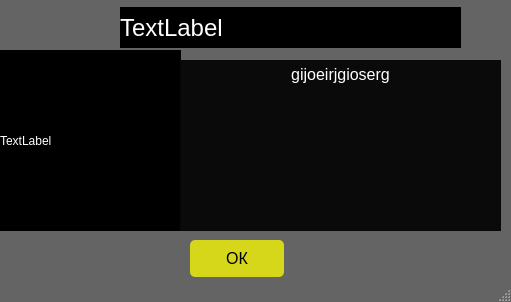
<?xml version="1.0" encoding="UTF-8"?>
<ui version="4.0">
 <class>MainWindow</class>
 <widget class="QMainWindow" name="MainWindow">
  <property name="geometry">
   <rect>
    <x>0</x>
    <y>0</y>
    <width>511</width>
    <height>302</height>
   </rect>
  </property>
  <property name="windowTitle">
   <string>Будильник</string>
  </property>
  <property name="styleSheet">
   <string notr="true">QMainWindow {
	color: rgb(255, 255, 255);
	background-color: rgba(10, 10, 10, 100);
}

QTextEdit {
	color: rgb(255, 255, 255);
	background-color: rgb(10, 10, 10);
	border-color: rgb(10, 10, 10);
}

QLabel {
	background-color: rgb(0, 0, 0);
	border-color: rgb(10, 10, 10);
	color: rgb(255, 255, 255);
}

QPushButton {
	color: rgb(0, 0, 0);
	background-color: rgb(214, 214, 27);
	border-style: solid;
	border-radius: 5px;
}

QPushButton:pressed {
	background-color: rgb(148, 139, 19);
}</string>
  </property>
  <widget class="QWidget" name="centralwidget">
   <widget class="QPushButton" name="close_window_button">
    <property name="geometry">
     <rect>
      <x>190</x>
      <y>240</y>
      <width>94</width>
      <height>37</height>
     </rect>
    </property>
    <property name="font">
     <font>
      <pointsize>12</pointsize>
      <weight>50</weight>
      <italic>false</italic>
      <bold>false</bold>
     </font>
    </property>
    <property name="text">
     <string>ОК</string>
    </property>
   </widget>
   <widget class="QLabel" name="label">
    <property name="geometry">
     <rect>
      <x>0</x>
      <y>50</y>
      <width>181</width>
      <height>181</height>
     </rect>
    </property>
    <property name="text">
     <string>TextLabel</string>
    </property>
   </widget>
   <widget class="QTextEdit" name="message">
    <property name="geometry">
     <rect>
      <x>180</x>
      <y>60</y>
      <width>321</width>
      <height>171</height>
     </rect>
    </property>
    <property name="font">
     <font>
      <pointsize>12</pointsize>
      <weight>50</weight>
      <bold>false</bold>
     </font>
    </property>
    <property name="html">
     <string>&lt;!DOCTYPE HTML PUBLIC &quot;-//W3C//DTD HTML 4.0//EN&quot; &quot;http://www.w3.org/TR/REC-html40/strict.dtd&quot;&gt;
&lt;html&gt;&lt;head&gt;&lt;meta name=&quot;qrichtext&quot; content=&quot;1&quot; /&gt;&lt;style type=&quot;text/css&quot;&gt;
p, li { white-space: pre-wrap; }
&lt;/style&gt;&lt;/head&gt;&lt;body style=&quot; font-family:'JetBrains Mono'; font-size:12pt; font-weight:400; font-style:normal;&quot;&gt;
&lt;p align=&quot;center&quot; style=&quot; margin-top:0px; margin-bottom:0px; margin-left:0px; margin-right:0px; -qt-block-indent:0; text-indent:0px;&quot;&gt;gijoeirjgioserg&lt;/p&gt;
&lt;p align=&quot;center&quot; style=&quot;-qt-paragraph-type:empty; margin-top:0px; margin-bottom:0px; margin-left:0px; margin-right:0px; -qt-block-indent:0; text-indent:0px;&quot;&gt;&lt;br /&gt;&lt;/p&gt;&lt;/body&gt;&lt;/html&gt;</string>
    </property>
   </widget>
   <widget class="QLabel" name="time">
    <property name="geometry">
     <rect>
      <x>120</x>
      <y>7</y>
      <width>341</width>
      <height>41</height>
     </rect>
    </property>
    <property name="font">
     <font>
      <pointsize>18</pointsize>
      <weight>50</weight>
      <bold>false</bold>
     </font>
    </property>
    <property name="text">
     <string>TextLabel</string>
    </property>
   </widget>
  </widget>
  <widget class="QStatusBar" name="statusbar"/>
 </widget>
 <resources/>
 <connections/>
</ui>
